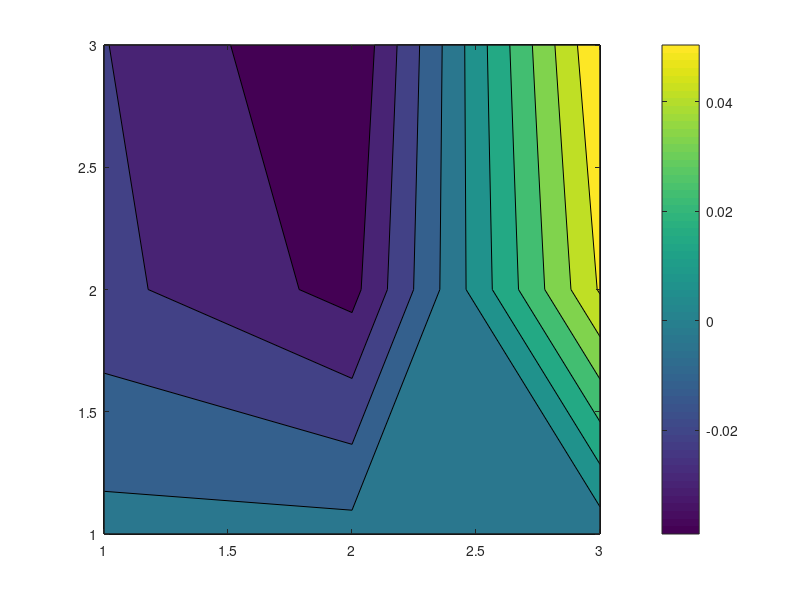
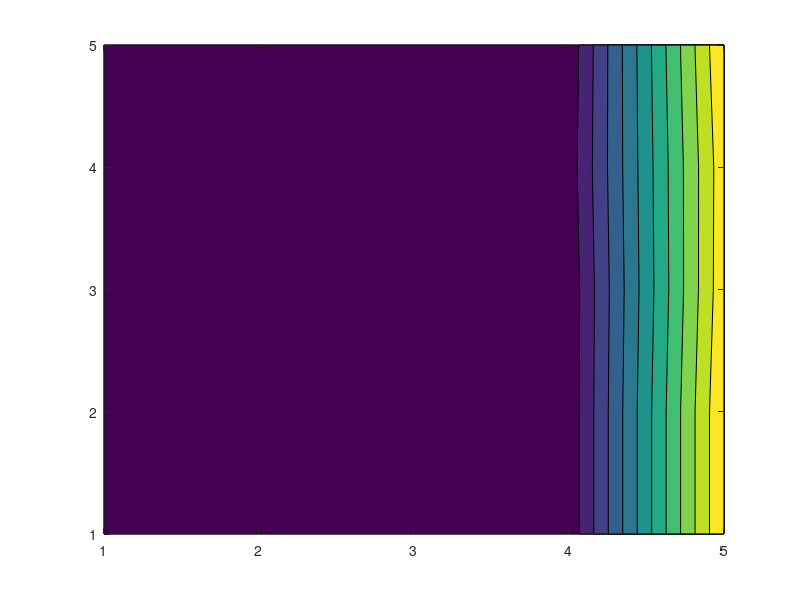
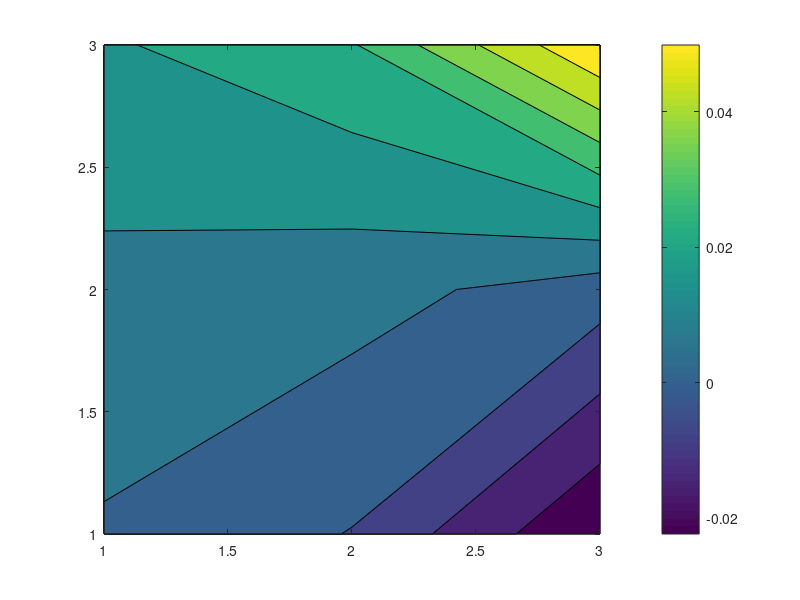

These charts were generated, in order, by the following MATLAB code:
clear;
clc;
Lx=1; Ly=1;
nx=3;ny=3;nu = 0.01;
imin =2; imax=imin+nx-1;
jmin =2; jmax=jmin+ny-1;
dt = 0.001;rho = 1;
% Crea te mesh
x ( imin : imax+1)=linspace ( 0 , Lx , nx +1);
y ( jmin : jmax+1)=linspace ( 0 , Ly , ny +1);
xm( imin : imax )= 0.5*( x ( imin : imax)+x ( imin +1:imax + 1 ) );
ym( jmin : jmax )= 0.5*( y ( jmin : jmax)+y ( jmin +1: jmax + 1 ) );
% Crea te mesh s i z e s
dx=x ( imin+1)-x ( imin ) ;
dy=y ( jmin+1)-y ( jmin ) ;
dxi=1/dx ;
dyi=1/dy ;
v = zeros(imax+1,jmax+1); u = zeros(imax+1,jmax+1);us = zeros(imax+1,jmax+1);vs = zeros(imax+1,jmax+1);p=zeros ( imax , jmax ) ;
%%
for t = 1:1/dt

u ( : , jmin -1)=2*0 - u ( : , jmin ) ;
u(imin,:)=0;
u(imax+1,:)=0;
u ( : , jmax+1)=2* 1- u ( : , jmax ) ;
v ( imin -1 ,:)=2* 0 - v ( imin , : ) ;
v ( imax +1 ,:)=2* 0 - v ( imax , : ) ;
v(:,jmin) = 0;
v(:,jmax+1) = 0;
%%
for j=jmin : jmax
    for i=imin +1:imax
        vhere =0.25*( v ( i -1, j )+v ( i -1, j +1)+v ( i , j )+v ( i , j + 1 ) );
        us ( i , j )=u ( i , j )+dt * ...
            ( nu*( u ( i -1, j )-2*u ( i , j )+u ( i +1, j ) ) * dxi^2 ...
            +nu*( u ( i , j-1)-2*u ( i , j )+u ( i , j +1))* dyi^2 ...
            -u ( i , j ) * ( u ( i +1, j )-u ( i -1, j ) ) * 0.5 * dxi ...
            -vhere *( u ( i , j +1)-u ( i , j -1 ) )*0.5* dyi ) ;
    end
end

for j=jmin +1: jmax
    for i=imin:imax
        uhere =0.25*( u ( i, j-1 )+u ( i , j )+u ( i+1 , j-1 )+u ( i+1 , j ) );
        vs ( i , j )=v ( i , j )+dt * ...
            ( nu*( v ( i -1, j )-2*v ( i , j )+v ( i +1, j ) ) * dxi^2 ...
            +nu*( v ( i , j -1)-2*v ( i , j )+v ( i , j +1))* dyi^2 ...
            -uhere * ( v ( i +1, j )-v ( i -1, j ) ) * 0.5 * dxi ...
            -v(i,j) *( v ( i , j +1)-v ( i , j -1 ) )*0.5* dyi ) ;
    end
end
%%

% Crea te L a pl ac i a n o p e r a t o r f o r s o l v i n g p r e s s u r e Po is son e q u a t i o n
L=zeros ( nx*ny , nx*ny ) ;
for j =1:ny
    for i =1:nx
        L( i +( j-1)*nx , i +( j-1)*nx)=2*dxi^2+2*dyi^2;
        for ii=i-1: 2: i +1
            if ( ii >0 && ii <=nx ) % I n t e r i o r p o i n t
                L( i +( j-1)*nx , ii +(j-1)*nx)=-dxi^2;
            else % Neuman c o n d i t i o n s on boundary
                L( i +( j-1)*nx , i +( j-1)*nx)= ...
                    L( i +( j-1)*nx , i +( j-1)*nx)-dxi^2;
            end
        end
        for jj=j-1: 2: j+1
            if ( jj >0 && jj <=ny ) % I n t e r i o r p o i n t
                L( i +( j-1)*nx , i +( jj-1)*nx)=-dyi^2;
            else % Neuman c o n d i t i o n s on boundary
                L( i +( j-1)*nx , i +( j -1)*nx)= ...
                    L( i +( j -1)*nx , i +( j -1)*nx)-dyi^2;
            end
        end
    end
end
% Se t p r e s s u r e in f i r s t c e l l ( a l l o t h e r p r e s s u r e s w . r . t t o t h i s one )
 L ( 1 , : ) = 0 ; L ( 1 , 1 )= 1;

n=0;
for j=jmin : jmax
    for i=imin : imax
        n=n+1;
        R( n)=-rho / dt * ...
            ( ( us ( i +1, j )-us ( i , j ) ) *dxi ...
        +(vs ( i , j +1)-vs ( i , j ) ) * dyi ) ;
    end
end
% R(1) = 0;
R = reshape(R,[],1);

pv = L\R;

n=0;
p_k=zeros ( imax , jmax ) ;
for j=jmin : jmax
    for i=imin : imax
        n=n+1;
        p_k ( i , j )=pv ( n ) ;
    end
end

p = p + p_k;

for j=jmin : jmax
    for i=imin +1:imax
        u ( i , j )=us ( i , j )-dt / rho *( p ( i , j )-p ( i -1, j ) ) * dxi ;
    end
end
for j=jmin +1: jmax
    for i=imin : imax
        v ( i , j )=vs ( i , j )-dt / rho *( p ( i , j )-p ( i , j -1))* dyi ;
    end
end

end
figure()
contourf(u(imin:imax,jmin:jmax))
colorbar;
figure()
m = sqrt(u.^2+v.^2);
contourf(m)
figure()
contourf(p(imin:imax,jmin:jmax))
colorbar